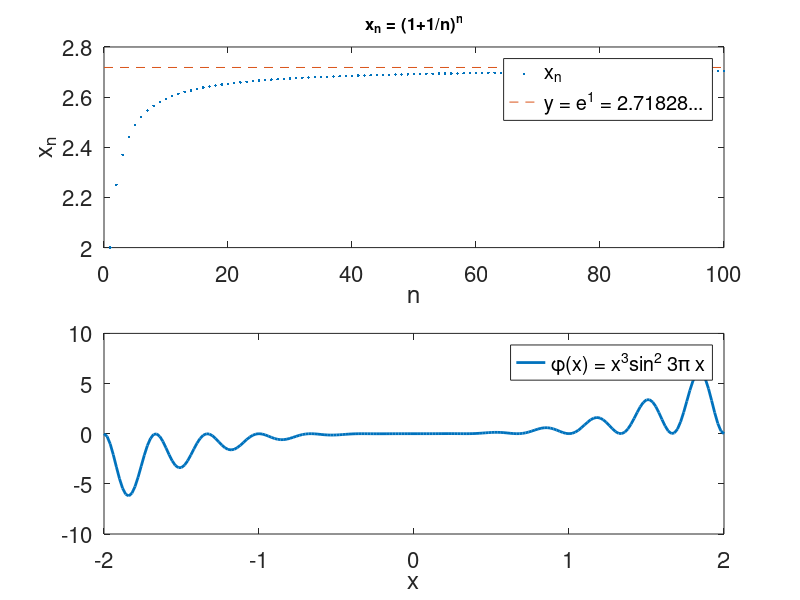

The MATLAB script that drew this image:
% TOPIC: basics
% TITLE: Formatted plot text: (1+1/n)^n converging to e, and a subscript/Greek legend
% SOURCE: Slides 01, pages 29-30 (formatted text on plots)
% KEYWORDS: subscript, superscript, greek letters, legend fontsize, markersize, linewidth, convergence to e
% PROBLEM:
% Plot the first 100 terms of x_n = (1+1/n)^n for n = 1..100 together with a
% dashed reference line at y = e, titled 'x_n = (1+1/n)^n', with a legend
% showing 'x_n' and 'y = e^1 = 2.71828...'. In a second panel, plot
% phi(x) = x^3*sin(3*pi*x)^2 for x = -2:.02:2 with linewidth 2 and a legend
% using \phi and \pi, using set(0,'Defaultaxesfontsize',16) for the labels.
% CHECK: numel(n) == 100 && abs(xseq(end) - 2.704813829422) < 1e-6
% CHECK: abs(exp(1) - 2.718281828459) < 1e-9
% CHECK: numel(xphi) == 201
% CHECK: abs(phi_at_half - 0.125) < 1e-6
% CODE:
set(0,'Defaultaxesfontsize',16);
n = 1:100;
xseq = (1+1./n).^n;
xphi = -2:.02:2;
yphi = xphi.^3 .* sin(3*pi*xphi).^2;
phi_at_half = 0.5^3 * sin(3*pi*0.5)^2;

figure;
subplot(2,1,1);
plot(n, xseq, '.', [0 max(n)], exp(1)*[1 1], '--', 'markersize', 8);
title('x_n = (1+1/n)^n','fontsize',12);
xlabel('n'); ylabel('x_n');
legend('x_n','y = e^1 = 2.71828...');

subplot(2,1,2);
plot(xphi, yphi, 'linewidth', 2);
legend('\phi(x) = x^3sin^2 3\pi x');
xlabel('x');
fprintf('x_100 = %.6f, e = %.6f, phi(0.5) = %.6f\n', xseq(end), exp(1), phi_at_half);
